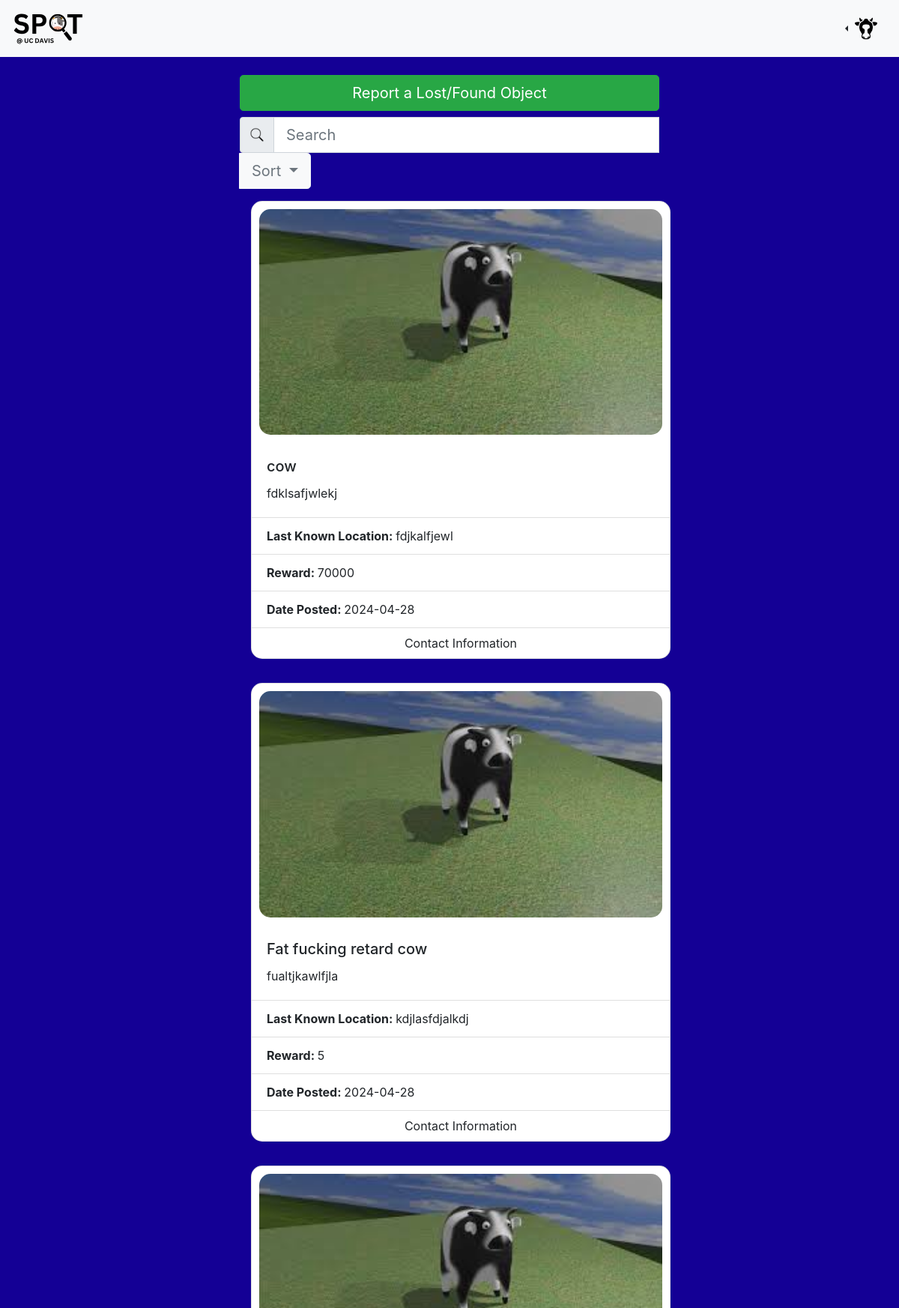
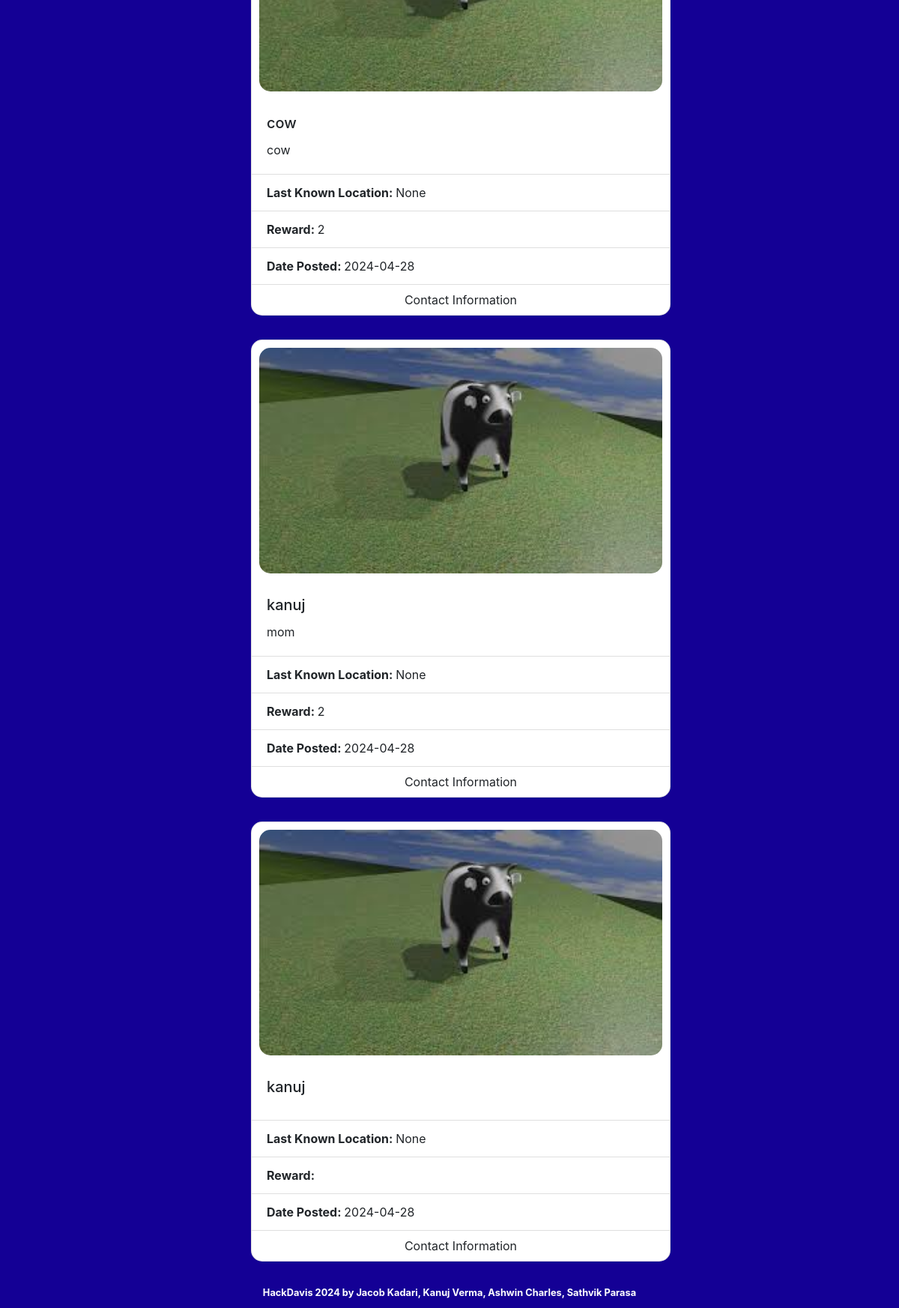
/reward, run on the app's committed database (2 pictures, top to bottom).
### tables this page shows
CREATE TABLE "items" (
	"id"	INTEGER,
	"title"	TEXT,
	"description"	TEXT,
	"reward"	TEXT,
	"date_posted"	TEXT,
	"location"	TEXT,
	"image_reference"	INTEGER,
	"email"	TEXT,
	PRIMARY KEY("id" AUTOINCREMENT)
);

### app.py (the view)
@app.route('/reward', methods=['GET', 'POST'])
def reward():
    conn = get_db_connection()  # Open a new connection
    cursor = conn.cursor()
    if request.method == "GET":
        items = cursor.execute("SELECT * FROM items ORDER BY reward DESC").fetchall()
        conn.close()  # Close the connection after use
        return render_template("reward.html", items=items)
    search_query = request.form.get('search')
    items = cursor.execute("SELECT * FROM items WHERE title LIKE ? ORDER BY reward DESC;", (f"%{search_query}%",)).fetchall()
    conn.close()  # Close the connection after use
    return render_template("reward.html", items=items)

### app.py (called while the page is built)
def get_db_connection():
    conn = sqlite3.connect('spot.db', check_same_thread=False)
    conn.row_factory = sqlite3.Row  # Allows accessing columns by name
    return conn

### templates/reward.html (shortened to what this page needs)
<!DOCTYPE html>
<html lang="en">
<head style="background-color: #140095;">
    <link href="https://maxcdn.bootstrapcdn.com/bootstrap/4.1.3/css/bootstrap.min.css" rel="stylesheet">
    <link href="static/styles.css" rel="stylesheet">
</head>
<body style="background-color: #140095;">
    <nav class="navbar navbar-light bg-light">
        <a style="text-align: center;" class="navbar-brand" href="/">
            <img src="static/SP_T_480_x_244_px.svg" height="50" class="d-inline-block align-top" alt="">
        </a>
        <div class="btn-group dropleft">
            <button type="button" class="btn btn-light dropdown-toggle" data-toggle="dropdown" aria-haspopup="true" aria-expanded="false">
                <img src="static/cat.png" height="30px">
            </button>
        </div>
    </nav>
    <main class="container p-3">
        <div class="col p-2 d-flex justify-content-center">
            <button type="button" class="btn btn-success btn-lg p-2" data-toggle="modal" style="width: 35rem;" data-target="#exampleModal">Report a Lost/Found Object</button>
        </div>
        <div class="col d-flex justify-content-center">
            <form method="POST" style="width: 35rem;" class=" d-grid gap-2 mx-auto form-control-mb">
                <div class="input-group">
                    <div class="input-group-prepend">
                        <span class="input-group-text" id="basic-addon1"><img height="20px" src="static/search.png"></span>
                    </div>
                    <input type="text" class="form-control form-control-lg" name="search" placeholder="Search" aria-label="Search" aria-describedby="basic-addon1">
                    <div class="input-group-append">
                        <div class="dropdown input-group-mb">
                            <button style="border-top-left-radius: 0px; border-bottom-left-radius: 0px;" class="btn btn-lg btn-light dropdown-toggle text-muted" type="button" id="dropdownMenuButton" data-toggle="dropdown" aria-haspopup="true" aria-expanded="false">
                                Sort
                            </button>
           {% for item in items %}
           <div class="container p-3 col d-flex justify-content-center">
               <div class="card" style="width: 35rem; border-radius: 15px;">
                   <img style="padding: 10px; border-radius: 25px;" class="card-img-top" src="static/default.jpeg" alt="Item image">
                   <div class="card-body">
                       <h5 class="card-title">{{item['title']}}</h5>
                       <p class="card-text">{{item['description']}}</p>
                     </div>
                     <ul class="list-group list-group-flush">
                       <li class="list-group-item font-weight-bold">Last Known Location: <a class="font-weight-normal">{{item['location']}}</a></li>
                       <li class="list-group-item font-weight-bold">Reward: <a class="font-weight-normal">{{item['reward']}}</a></li>
                       <li class="list-group-item font-weight-bold">Date Posted: <a class="font-weight-normal">{{item['date_posted']}}</a></li>
                     </ul>
                     <div style="padding: 8px;" class="card-body text-center">
                       <text href="#">Contact Information<br/>
                             </text>
                     </div>
                   </div>
           </div>
           {% endfor %}
       </main>
       <footer style="padding-top: 0px; padding-bottom: 10px;"class="text-white small text-center font-weight-bold">
           HackDavis 2024 by Jacob Kadari, Kanuj Verma, Ashwin Charles, Sathvik Parasa
       </footer>
   </body>
</html>

### static/styles.css (style rules this page uses)
body { background: #d1d5db; }

### data on the page
items: title "cow", description "fdklsafjwlekj", location "fdjkalfjewl", reward "70000", date_posted "2024-04-28"
items: title "Fat fucking retard cow", description "fualtjkawlfjla", location "kdjlasfdjalkdj", reward "5", date_posted "2024-04-28"
items: title "cow", description "cow", location "None", reward "2", date_posted "2024-04-28"
items: title "kanuj", description "mom", location "None", reward "2", date_posted "2024-04-28"
items: title "kanuj", location "None", date_posted "2024-04-28"
